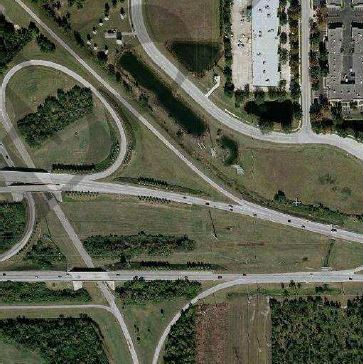
#> input picture Images/Road detection/1. Input Images/Input/im1.JPG, 363 x 364 px, found by its file name; the run also reads 1 picture not shown here
$ jupyter execute Road_extraction_using_K_Means_clustering_.ipynb   (shell and % lines are left out)
#> lines starting #> are read from the running program, lines starting #| are printed output that depends on the picture; after the words box and inside, x2 and y2 are one past the last pixel; in counts of white or black regions, pixels touching at a corner belong together
[cell 1]
from google.colab import drive
drive.mount('/content/drive')

[cell 2]
import numpy as np
import cv2
from matplotlib import pyplot as plt
import random
# from collections import Counter
import plotly.express as px
import os
from os.path import isfile, join
import random
import sys
print(sys.getrecursionlimit())
sys.setrecursionlimit(20000)
print(sys.getrecursionlimit())
from ipywidgets import interact, widgets
from IPython.display import display
import warnings
from skimage.morphology import disk
from skimage.filters import rank
from skimage.color import rgb2gray
import skimage.data
import matplotlib.image as mpimg   #to get image

### K means clustering

[cell 3]
def image_cluster(im,k):
  clustered_im = im
  centroids = np.zeros([k,3]).astype(int)
  new_centroids = np.zeros([k,3])
  for i in range(k):
    centroids[i,:] = [random.randint(0,256),random.randint(0,256),random.randint(0,256)]
    new_centroids[i,:] = ['inf','inf','inf']

  cluster_color_id = np.zeros([k,3]).astype(int)
  cluster_color_id[:,0] = np.linspace(0, 255 , num=k)
  cluster_color_id[:,1] = np.linspace(255, 0 , num=k)
  cluster_color_id[0:int((k+1)/2),2] = cluster_color_id[int(k/2):k,0]
  cluster_color_id[int((k+1)/2):k,2] = cluster_color_id[0:int(k/2),0]

  n = 0
  dictionary = {}
  while error_l2_norm(centroids,new_centroids,k) >= 0.01 * k:
    centroids = new_centroids
    if n == 0:
      new_centroids = np.zeros([k,3])
      n += 1
    dist = np.zeros([k])

    points_in_centroid = np.zeros([k])
    for i in range(im.shape[0]):
      for j in range(im.shape[1]):
        for m in range(k):
          dist[m] = np.linalg.norm(im[i][j]-centroids[m,:], ord=None)
        min_dist = np.argmin(dist)
        dictionary[(i,j)] = min_dist
        points_in_centroid[min_dist] +=1
        new_centroids[min_dist,:] = (new_centroids[min_dist,:] * (points_in_centroid[min_dist] - 1) + im[i][j]) / points_in_centroid[min_dist]
        # points_in_centroid = Counter(dictionary.values())
        # new_centroids[min_dist,:] = (new_centroids[min_dist,:] * (points_in_centroid[min_dist] - 1) + im[i][j]) / points_in_centroid[min_dist]

  for i in range(im.shape[0]):
    for j in range(im.shape[1]):
      a = dictionary[(i,j)]
      clustered_im[i][j] = cluster_color_id[a,:]

  return clustered_im

[cell 4]
#function for total residual error between the old and new centriods
def error_l2_norm(x,y,k):
  error = 0
  for i in range(k):
    error += np.linalg.norm(x[i,:]-y[i,:], ord=None)
  return error

[cell 5]
map = cv2.imread("/content/drive/MyDrive/PROJECTS/Project/DIP Photos/1. Input images/final images/im1.JPG")
#> map is the input picture: shape (364, 363, 3); mean B, G, R 75.6, 92.2, 89.9
map = cv2.cvtColor(map, cv2.COLOR_BGR2RGB)
plt.imshow(map)
#> (this line was passed over: IPython is not available in this run)
plt.show()

clustered_image = image_cluster(map,3)
#> after the loop in image_cluster, `while error_l2_norm(centroids,new_centroids,k) >= 0.01 * k:`: dictionary = 132132 items; n = 1
#> after the loop in image_cluster, `for i in range(im.shape[0]):`:
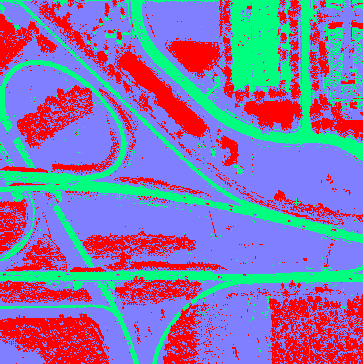
#> clustered_im: shape (364, 363, 3); mean R, G, B 133.6, 120.8, 171.8
plt.imshow(clustered_image)
#> (this line was passed over: IPython is not available in this run)
plt.show()
#cv2.imwrite('/content/drive/MyDrive/DIP project/Segmented maps/clustered_image1.png',cv2.cvt

## Road cluster identification and Filtering

[cell 6]
#Function to give the cluster arrays
#Input: K-Means output image
#Output: Produces k arrays, where in each array the kth cluster pixels will have value 1 and remaining pixels will have value 0

def clusters_segmentation(array_to_be_segmented):
  final_segmented_array = []
  check_value_list = np.unique(array_to_be_segmented)
  #print(check_value_list)
  r = len(array_to_be_segmented)
  c = len(array_to_be_segmented[0])
  for i in  range(len(check_value_list)):
    temp_f = []
    for j in range(r):
      temp_a = []
      for k in range(c):
        if(array_to_be_segmented[j][k] == check_value_list[i]):
          temp_a.append(1)
        else:
          temp_a.append(0)
      temp_f.append(temp_a)
    final_segmented_array.append(temp_f)
  return final_segmented_array

[cell 7]
#Function to produce the longest connected component
#Input: Clustered Image
#Output: 2 values:
# 1) maxi_row which contains maxiumum connected component in each row
# 2) maxi_col which contains maxiumum connected component in each column
def longest_connected_component(clustered_image):

    r = len(clustered_image)
    c = len(clustered_image[0])

    maxi_col = []
    temp_count_col = -1

    for j in range(r):
        temp_count  = 0
        for k in range(c-1):
            if(clustered_image[j][k] == 1) and (clustered_image[j][k+1]!=0):
                temp_count += 1
            else:
                temp_count += 1
                if(temp_count > temp_count_col):
                    temp_count_col = temp_count
                    temp_count  = 0
        maxi_col.append(temp_count_col)
        temp_count_col = 0

    maxi_row = []
    temp_count_row = -1
    for j in range(c):
        temp_count = 0
        for k in range(r-1):
            if(clustered_image[k][j] == 1) and (clustered_image[k+1][j]!=0):
                temp_count  += 1
            else:
                temp_count += 1
                if(temp_count > temp_count_row):
                    temp_count_row = temp_count
                    temp_count  = 0
        maxi_row.append(temp_count_row)
        temp_count_row=0

    maxi_row_count = 0
    max_col_count = 0
    for i in range(len(maxi_row)):
      if(maxi_row[i] > ((r/2))):
        maxi_row_count += 1
    for j in range((len(maxi_col))):
      if(maxi_col[j] > ((c/2))):
        max_col_count += 1


    return maxi_row_count,max_col_count

[cell 8]
#Function to road cluster segmentation
#Input: List of clustered images after clusters_segmentation()
#Output: Road cluster segmented image
def solve(cluster_images_list):
  final_ans = -1
  final_index = -1

  print(len(cluster_images_list))
  for i in range(len(cluster_images_list)):
    r_count, c_count = longest_connected_component(cluster_images_list[i])
    if((r_count + c_count) >= final_ans):
      final_ans = (r_count + c_count)
      final_index = i

  print(final_index)
  final_clustered_list = cluster_images_list[final_index]
  r =  len(final_clustered_list)
  c =  len(final_clustered_list[0])
  for i in range(r):
    for j in range(c):
      if(final_clustered_list[i][j] == 1):
        final_clustered_list[i][j] = 255
  plt.imshow(final_clustered_list,cmap="gray", vmin=0, vmax=255)
  plt.show()
  #Uncomment these to write the image
  #a = np.array(final_clustered_list)
  #cv2.imwrite('C:/Users/Radha Krishna/final_image_1.png',a)

[cell 9]
#Reading the image after k-means clustering
cimage_b = cv2.imread("/content/drive/MyDrive/PROJECTS/Project/DIP Photos/2.After K-means/final/c_1.png",0)
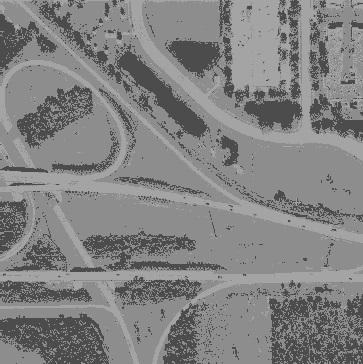
#> cimage_b: shape (364, 363); min 76, max 164, mean 130
plt.imshow(cimage_b,cmap="gray", vmin=0, vmax=255)
#> (this line was passed over: IPython is not available in this run)
plt.show()
print(cimage_b.shape)
#| (364, 363)
print(np.unique(cimage_b))
#| [ 76 141 164]

#Imporivng the intensities for better visualization
r,c = cimage_b.shape
#> r = 364; c = 363
dummy_v = []
for i in range(r):
    t = []
    for j in range(c):
        if(cimage_b[i][j] == 164):
            t.append(255)
        elif(cimage_b[i][j] == 76):
            t.append(0)
        else:
            t.append(127)
    dummy_v.append(t)
plt.imshow(dummy_v,cmap="gray", vmin=0, vmax=255)
#> (this line was passed over: IPython is not available in this run)
plt.show()
print(np.unique(dummy_v))
#| [  0 127 255]

#Create clusters segmented list
clusters_segmented_array = clusters_segmentation(dummy_v)
#Call the solve method with clustered segemneted images as input
solve(clusters_segmented_array)
#| 3
#| 2

## Image dilation and erosion

[cell 10]
image = cv2.imread('/content/drive/MyDrive/PROJECTS/Project/DIP Photos/3.Road Identification/final/final_image_1.png',0)
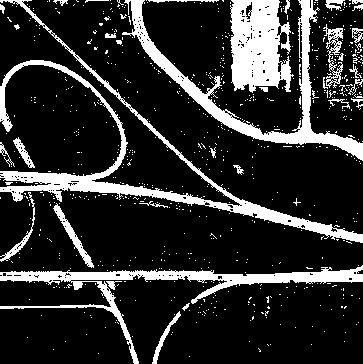
#> input picture Images/Road detection/3. Road Identification/final_image_1.png, 363 x 364 px, found by its file name
#> image: shape (364, 363); 18.4% white; 724 white regions (689 under 20 px), largest, box (x1, y1, x2, y2) and area: (0, 0, 363, 243) 6561, (122, 0, 363, 161) 4729, (0, 265, 363, 364) 4453
kernel_dil = np.ones((6,6), np.uint8)
kernel_ero = np.ones((2,2), np.uint8)
img_erode = cv2.erode(image, kernel_ero, iterations=1)
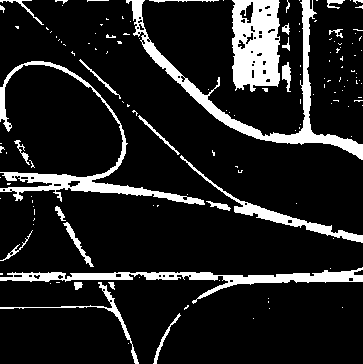
#> img_erode: shape (364, 363); 13% white; 142 white regions (113 under 20 px), largest, box (x1, y1, x2, y2) and area: (126, 0, 363, 160) 3788, (232, 0, 280, 92) 3565, (0, 61, 205, 205) 3035
img_dilate = cv2.dilate(img_erode, kernel_dil, iterations=1)
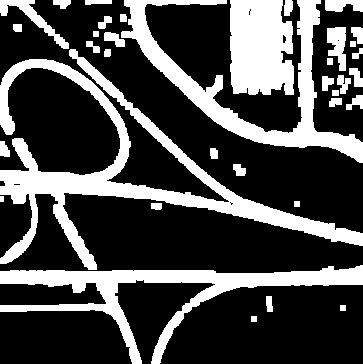
#> img_dilate: shape (364, 363); 28.9% white; 36 white regions, largest, box (x1, y1, x2, y2) and area: (0, 49, 363, 270) 12836, (0, 265, 363, 364) 7976, (121, 0, 363, 163) 7589
plt.imshow(img_dilate, cmap='gray')
#> (this line was passed over: IPython is not available in this run)
